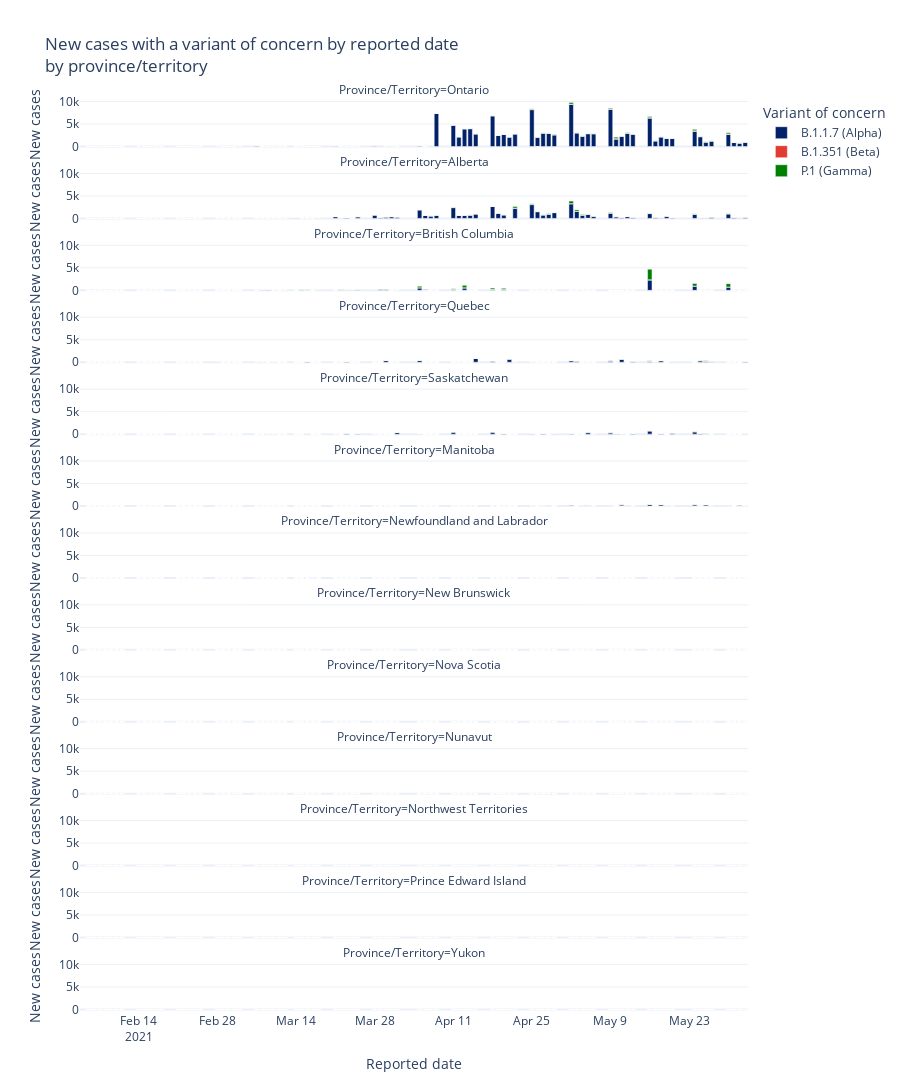

Source (notebook cell):
### Markdown cell above
## New cases

### Code cell
#hide_input
figbarprovd
